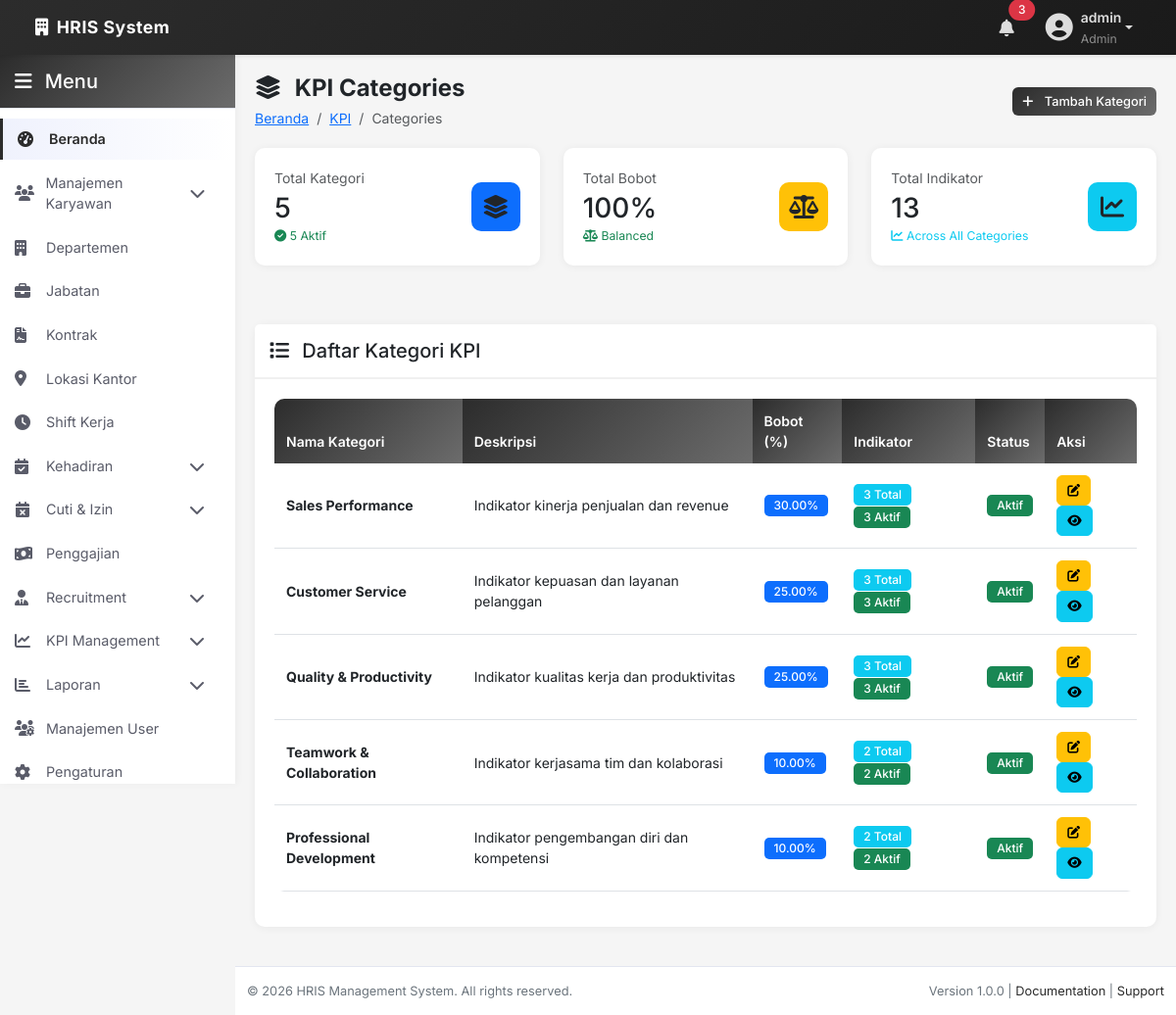
The page /admin/kpi/categories/index.php (signed in) on the database its author committed.
### tables this page shows
CREATE TABLE `kpi_categories` (
  `id` int(11) NOT NULL,
  `category_name` varchar(100) NOT NULL,
  `description` text DEFAULT NULL,
  `weight` decimal(5,2) DEFAULT 0.00 COMMENT 'Weight in percentage (0-100)',
  `is_active` tinyint(1) DEFAULT 1,
  `created_at` timestamp NOT NULL DEFAULT current_timestamp(),
  `updated_at` timestamp NOT NULL DEFAULT current_timestamp() ON UPDATE current_timestamp()
);

### admin/kpi/categories/index.php (the view, shortened to what this page needs)
<?php
include __DIR__ . '/../../includes/header.php';
include __DIR__ . '/../../includes/sidebar.php';
try {
    $categoriesStmt = $pdo->query("SELECT
        kc.*,
        COUNT(DISTINCT ki.id) as indicator_count,
        SUM(CASE WHEN ki.is_active = 1 THEN 1 ELSE 0 END) as active_indicators
        FROM kpi_categories kc
        LEFT JOIN kpi_indicators ki ON kc.id = ki.category_id
        GROUP BY kc.id
        ORDER BY kc.weight DESC");
    $categories = $categoriesStmt->fetchAll();
    $statsStmt = $pdo->query("SELECT
        COUNT(*) as total_categories,
        SUM(CASE WHEN is_active = 1 THEN 1 ELSE 0 END) as active_categories,
        SUM(weight) as total_weight
        FROM kpi_categories");
    $stats = $statsStmt->fetch();
} catch (PDOException $e) {
    error_log("Error fetching KPI categories: " . $e->getMessage());
    $categories = [];
    $stats = [];
}
?>
<div class="page-header">
    <div class="row align-items-center">
        <div class="col-md-6">
            <h1><i class="fas fa-layer-group me-2"></i> KPI Categories</h1>
            <nav aria-label="breadcrumb">
                <ol class="breadcrumb">
                    <li class="breadcrumb-item"><a href="/hrm/admin/index.php">Beranda</a></li>
                    <li class="breadcrumb-item"><a href="/hrm/admin/kpi/dashboard.php">KPI</a></li>
                    <li class="breadcrumb-item active">Categories</li>
                </ol>
            </nav>
        </div>
        <div class="col-md-6 text-md-end">
            <button class="btn btn-primary btn-sm" data-bs-toggle="modal" data-bs-target="#addCategoryModal">
                <i class="fas fa-plus me-2"></i> Tambah Kategori
            </button>
        </div>
    </div>
</div>
<div class="row mb-4">
    <div class="col-lg-4 col-md-6 mb-3">
        <div class="card fade-in">
            <div class="card-body">
                <div class="d-flex justify-content-between align-items-center">
                    <div>
                        <p class="text-muted mb-1">Total Kategori</p>
                        <h3 class="mb-0"><?php echo $stats['total_categories'] ?? 0; ?></h3>
                        <small class="text-success">
                            <i class="fas fa-check-circle"></i> <?php echo $stats['active_categories'] ?? 0; ?> Aktif
                        </small>
                    </div>
                    <div class="stats-icon bg-primary">
                        <i class="fas fa-layer-group"></i>
                    </div>
                </div>
            </div>
        </div>
    </div>
    <div class="col-lg-4 col-md-6 mb-3">
        <div class="card fade-in">
            <div class="card-body">
                <div class="d-flex justify-content-between align-items-center">
                    <div>
                        <p class="text-muted mb-1">Total Bobot</p>
                        <h3 class="mb-0"><?php echo round($stats['total_weight'] ?? 0, 1); ?>%</h3>
                        <small class="<?php echo ($stats['total_weight'] == 100) ? 'text-success' : 'text-warning'; ?>">
                            <i class="fas fa-balance-scale"></i>
                            <?php echo ($stats['total_weight'] == 100) ? 'Balanced' : 'Not Balanced'; ?>
                        </small>
                    </div>
                    <div class="stats-icon bg-warning">
                        <i class="fas fa-balance-scale"></i>
                    </div>
                </div>
            </div>
        </div>
    </div>
    <div class="col-lg-4 col-md-6 mb-3">
        <div class="card fade-in">
            <div class="card-body">
                <div class="d-flex justify-content-between align-items-center">
                    <div>
                        <p class="text-muted mb-1">Total Indikator</p>
                        <h3 class="mb-0"><?php echo array_sum(array_column($categories, 'indicator_count')); ?></h3>
                        <small class="text-info">
                            <i class="fas fa-chart-line"></i> Across All Categories
                        </small>
                    </div>
                    <div class="stats-icon bg-info">
                        <i class="fas fa-chart-line"></i>
                    </div>
                </div>
            </div>
        </div>
    </div>
</div>
<div class="row">
    <div class="col-12">
        <div class="card fade-in">
            <div class="card-header">
                <h5 class="mb-0">
                    <i class="fas fa-list me-2"></i> Daftar Kategori KPI
                </h5>
            </div>
            <div class="card-body">
                <div class="table-responsive">
                    <table id="categoriesTable" class="table table-hover">
                        <thead>
                            <tr>
                                <th>Nama Kategori</th>
                                <th>Deskripsi</th>
                                <th>Bobot (%)</th>
                                <th>Indikator</th>
                                <th>Status</th>
                                <th>Aksi</th>
                            </tr>
                        </thead>
                        <tbody>
                            <?php foreach ($categories as $cat): ?>
                                <tr>
                                    <td><strong><?php echo htmlspecialchars($cat['category_name']); ?></strong></td>
                                    <td><?php echo htmlspecialchars(substr($cat['description'] ?? '-', 0, 50)); ?></td>
                                    <td>
                                        <span class="badge bg-primary"><?php echo $cat['weight']; ?>%</span>
                                    </td>
                                    <td>
                                        <span class="badge bg-info">
                                            <?php echo $cat['indicator_count']; ?> Total
                                        </span>
                                        <span class="badge bg-success">
                                            <?php echo $cat['active_indicators']; ?> Aktif
                                        </span>
                                    </td>
                                    <td>
                                        <span class="badge <?php echo $cat['is_active'] ? 'bg-success' : 'bg-secondary'; ?>">
                                            <?php echo $cat['is_active'] ? 'Aktif' : 'Nonaktif'; ?>
                                        </span>
                                    </td>
                                    <td>
                                        <button onclick='editCategory(<?php echo json_encode($cat); ?>)'
                                                class="btn btn-sm btn-warning" data-bs-toggle="tooltip" title="Edit">
                                            <i class="fas fa-edit"></i>
                                        </button>
                                        <a href="/hrm/admin/kpi/indicators/?category=<?php echo $cat['id']; ?>"
                                           class="btn btn-sm btn-info" data-bs-toggle="tooltip" title="Lihat Indikator">
                                            <i class="fas fa-eye"></i>
                                        </a>
                                    </td>
                                </tr>
                            <?php endforeach; ?>
                        </tbody>
                    </table>
                </div>
            </div>
        </div>
    </div>
</div>
<?php include __DIR__ . '/../../includes/footer.php'; ?>

### assets/css/style.css (style rules this page uses)
:root { --primary-color: #2c2c2c; --primary-dark: #1a1a1a; --primary-light: #404040; --secondary-color: #6c6c6c; --success-color: #4a4a4a; --danger-color: #3a3a3a; --warning-color: #5a5a5a; --info-color: #505050; --light-bg: #f8f9fa; --dark-bg: #2c2c2c; --border-color: #dee2e6; --text-primary: #212529; --text-secondary: #6c757d; --text-muted: #adb5bd; --sidebar-width: 240px; --navbar-height: 56px; --transition: all 0.3s ease; }
* { margin: 0; padding: 0; box-sizing: border-box; }
body { font-family: 'Inter', 'Segoe UI', Tahoma, Geneva, Verdana, sans-serif; background-color: #f5f5f5; color: var(--text-primary); font-size: 0.875rem; line-height: 1.5; }
.page-header { margin-bottom: 20px; }
.page-header h1 { font-size: 1.5rem; font-weight: 700; color: var(--dark-color); margin-bottom: 5px; }
.breadcrumb { background: transparent; padding: 0; margin: 0; }
.card { border: none; border-radius: 10px; box-shadow: 0 1px 8px rgba(0, 0, 0, 0.06); margin-bottom: 20px; transition: transform 0.3s ease, box-shadow 0.3s ease; }
.card-header { background-color: white; border-bottom: 2px solid #f0f0f0; padding: 15px; font-weight: 600; font-size: 1rem; }
.card-body { padding: 20px; }
.stats-icon { width: 50px; height: 50px; border-radius: 10px; display: flex; align-items: center; justify-content: center; font-size: 1.5rem; }
.btn { border-radius: 6px; padding: 8px 16px; font-weight: 500; font-size: 0.875rem; transition: all 0.3s ease; }
.btn-primary { background: linear-gradient(135deg, var(--primary-color), var(--secondary-color)); border: none; }
.btn-sm { padding: 5px 10px; font-size: 0.8rem; }
.table { background: white; border-radius: 10px; overflow: hidden; font-size: 0.875rem; }
.table thead th { background: linear-gradient(135deg, var(--primary-color), var(--secondary-color)); color: white; font-weight: 600; border: none; padding: 12px; font-size: 0.875rem; }
.table tbody td { padding: 12px; vertical-align: middle; }
.table tbody tr { transition: background-color 0.2s ease; }
.badge { padding: 5px 10px; border-radius: 5px; font-weight: 500; font-size: 0.75rem; }
.fade-in { animation: fadeIn 0.5s ease-out; }

### rows shown on the page
kpi_categories: category_name "Sales Performance", description "Indikator kinerja penjualan dan revenue", weight "30.00", indicator_count "3", active_indicators "3", is_active "Aktif"
kpi_categories: category_name "Customer Service", description "Indikator kepuasan dan layanan pelanggan", weight "25.00", indicator_count "3", active_indicators "3", is_active "Aktif"
kpi_categories: category_name "Quality & Productivity", description "Indikator kualitas kerja dan produktivitas", weight "25.00", indicator_count "3", active_indicators "3", is_active "Aktif"
kpi_categories: category_name "Teamwork & Collaboration", description "Indikator kerjasama tim dan kolaborasi", weight "10.00", indicator_count "2", active_indicators "2", is_active "Aktif"
kpi_categories: category_name "Professional Development", description "Indikator pengembangan diri dan kompetensi", weight "10.00", indicator_count "2", active_indicators "2", is_active "Aktif"

### other values the page prints
$_SESSION['username'] "admin"
$_SESSION['role'] "Admin"
$stats['total_categories'] "5"
$stats['active_categories'] "5"
$stats['total_weight'] "100"
array_sum(array_column($categories, 'indicator_count')) "13"
